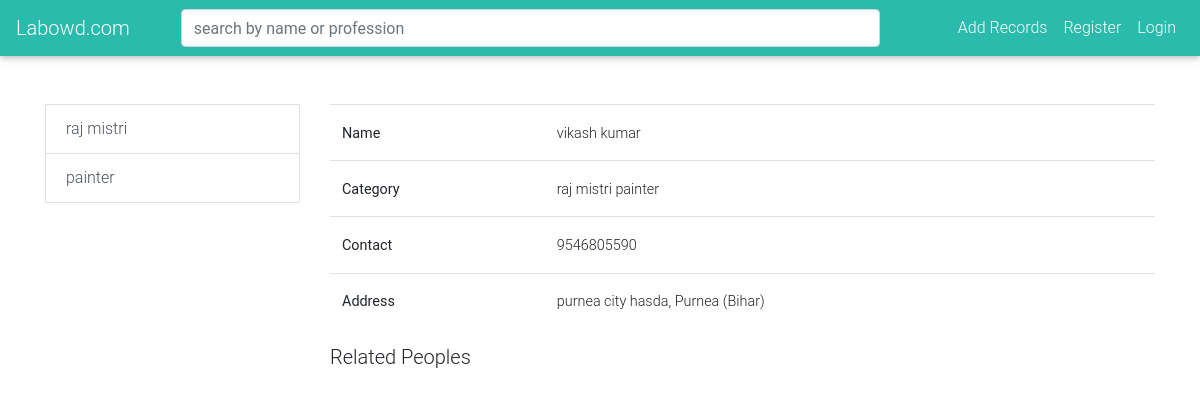
Page /details/1/ on the earlier database version.
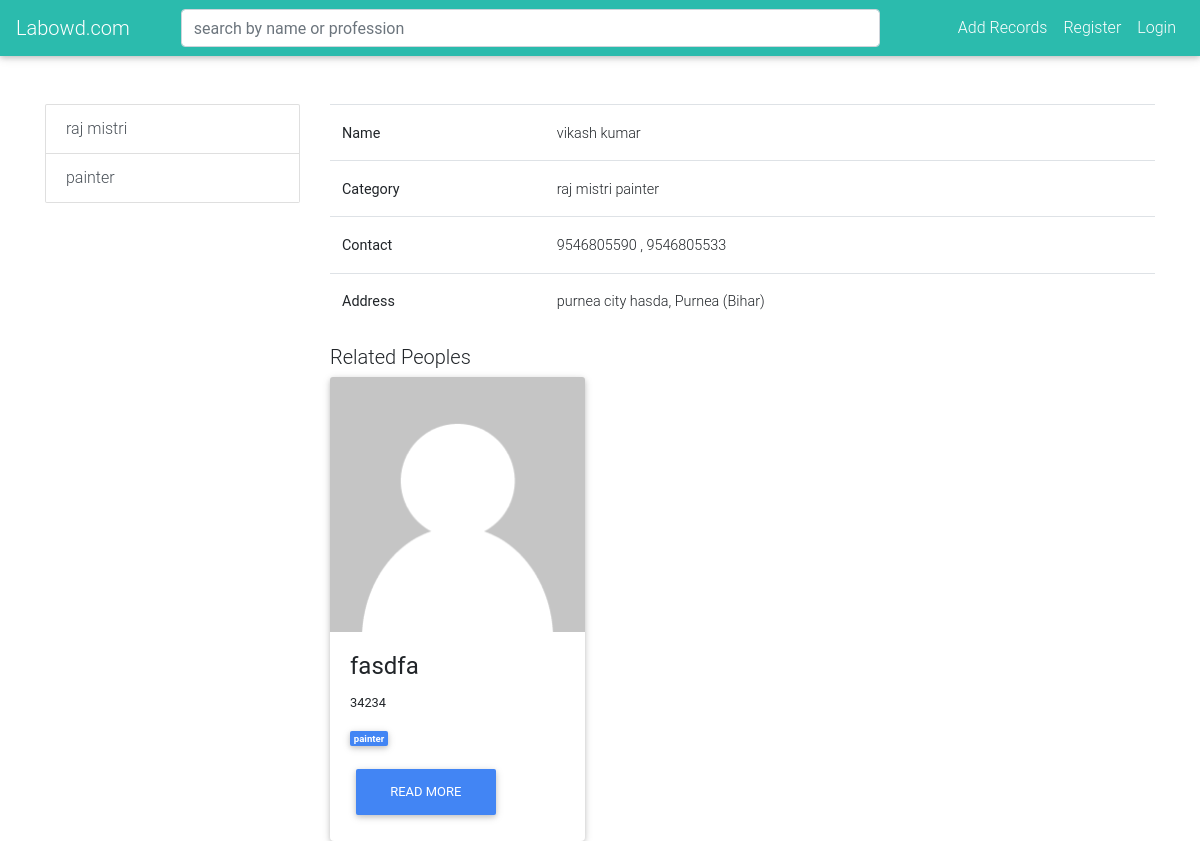
Same page on the later database version.
### public/models.py (models this page shows, shortened)
class Categories(models.Model):
    cat_title = models.CharField(max_length=200)
    cat_description = models.TextField()
    cat_icon = models.CharField(max_length=25)
    cat_date_of_creation = models.DateTimeField(auto_now=True)
    def __str__(self):
        return self.cat_title

class Peoples(models.Model):
    name = models.CharField(max_length=200)
    category = models.ManyToManyField(Categories)
    contact = models.IntegerField(null=True)
    street = models.TextField()
    city = models.CharField(max_length=10,choices=CITY_CHOICE)
    state = models.CharField(max_length=10,choices=STATE_CHOICE)
    secondary_contact = models.IntegerField(null=True,blank=True)

### public/views.py (the view)
# urls.py: path('details/<int:pk>/',PeopleDetailView.as_view(),name='item'),
class PeopleDetailView(DetailView):
    model = Peoples
    template_name = "item.html"
    def get_context_data(self, **kwargs):
        context = super(PeopleDetailView, self).get_context_data(**kwargs)
        context['categories'] = Categories.objects.all()
        context['related_peoples'] = Peoples.objects.exclude(pk=self.kwargs['pk'])
        return context

### templates/item.html
{% extends 'base.html' %}
{% block content %}
    <div class="container mt-5">
        <div class="row">
            <div class="col-lg-3">
                {% include "side.html" %}
            </div>
            <div class="col-lg-9">
                <table class="table">
                    <tr>
                        <th>Name</th>
                        <td>{{ object.name }}</td>
                    </tr>
                    <tr>
                        <th>Category</th>
                        <td>
                            {% for c in object.category.all %}
                                {{ c }}
                            {% endfor %}
                        </td>
                    </tr>
                    <tr>
                        <th>Contact</th>
                        <td>
                            {{ object.contact }}{% if object.secondary_contact %}
                                , {{ object.secondary_contact }}
                            {% endif %}
                        </td>
                    </tr>
                    <tr>
                        <th>Address</th>
                        <td>
                            {{ object.street }}, {{ object.get_city_display }} ({{ object.get_state_display }})
                        </td>
                    </tr>
                </table>
                    <h2 class="lead">Related Peoples</h2>
                <div class="row">
                    {% for p in related_peoples %}
                        <div class="col-lg-4">
                            <div class="card">
                                {% load static %}
                                <img src="{% static 'default.png' %}" alt="" class="card-img-top">
                                <div class="card-body">
                                    <h4 class="card-title"><a>{{ p.name }}</a></h4>
                                    <p class="small">{{ p.contact }}
                                    </p>
                                    <p class="small">
                                        {% for c in p.category.all %}
                                            <span class="badge badge-primary">{{ c.cat_title }}</span>
                                        {% endfor %}
                                    </p>
                                    <a href="{% url 'item' p.id %}" class="btn btn-primary">Read More</a>
                                </div>
                            </div>
                        </div>
                    {% endfor %}
                </div>
            </div>
        </div>
    </div>
{% endblock %}

### templates/side.html
<div class="list-group">
    {% for cat in categories %}
        <a href="" class="list-group-item list-group-item-action">
            {{ cat.cat_title }}
        </a>
    {% endfor %}
</div>

Differences in the rows shown:
changed Peoples "vikash kumar": secondary_contact (not shown) → "9546805533"
added Peoples: name "fasdfa", contact "34234", Categories (cat_title "painter")
